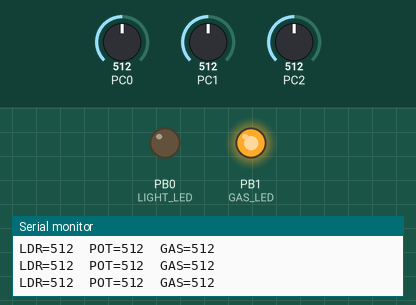
Simulated run of this program. Board: ATmega328P, built with avr-gcc and emulated at 16 MHz (the files do not name the chip). Shown: output pins drawn as LEDs (lit = HIGH), the last lines printed to the serial monitor. The inputs (shaded band) are chosen by the test bench; at power-on: PC1 = 512, PC2 = 512, PC0 = 512.

Above: at 1.3 s.
1.4 s: PC1 set to 529
At 2.5 s:
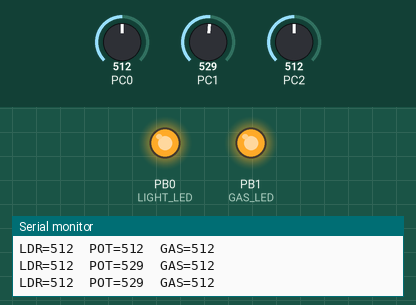
3.1 s: PC2 set to 217
4.6 s: PC2 set to 191
At 5.8 s:
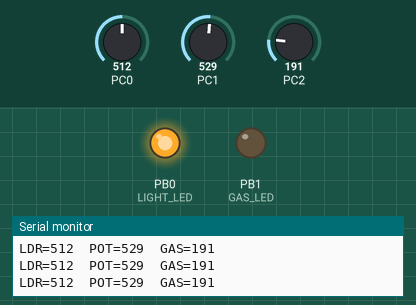
6.2 s: PC0 set to 544
At 7.5 s:
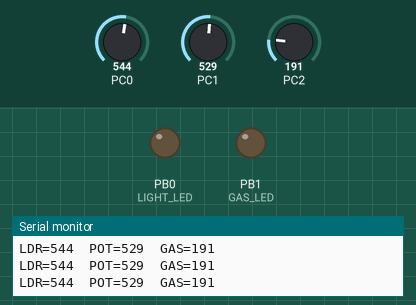
7.8 s: PC0 set to 511
At 9.1 s:
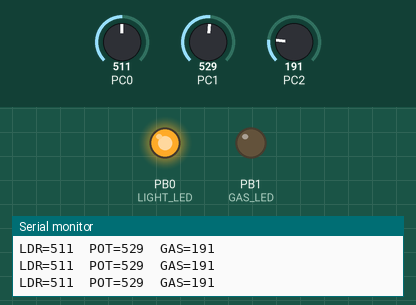
9.4 s: PC0 set to 716
At 10.8 s:
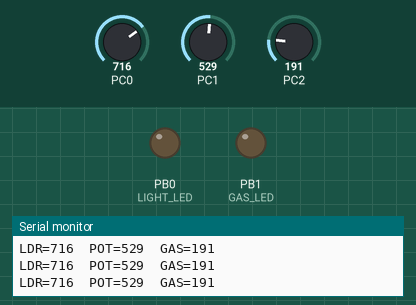
Timing chart, 0 to 12.0 s (numbered marks = the images above; inputs shaded):
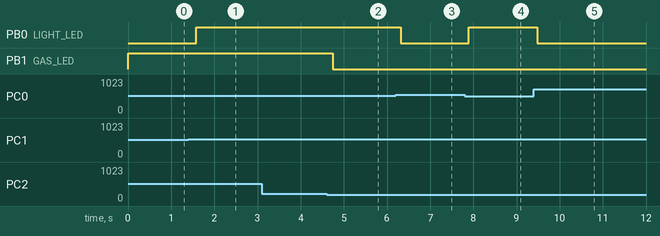

Measured:
- the behaviour switches between 512 and 513 on PC1 (found by bisection; images 0 and 1)
- the behaviour switches between 201 and 200 on PC2 (found by bisection; images 1 and 2)
- the behaviour switches between 528 and 529 on PC0 (found by bisection; images 2 and 3)
- after the input at 1.4 s, PB0 (LIGHT_LED): LOW → HIGH after 0.18 s
- after the input at 4.6 s, PB1 (GAS_LED): HIGH → LOW after 0.14 s
- after the input at 6.2 s, PB0 (LIGHT_LED): HIGH → LOW after 0.12 s
- after the input at 7.8 s, PB0 (LIGHT_LED): LOW → HIGH after 0.10 s
- after the input at 9.4 s, PB0 (LIGHT_LED): HIGH → LOW after 0.08 s

The program:

main.cpp
```cpp
#include <avr/io.h>
#include <util/delay.h>
#include <stdio.h>

#define F_CPU 16000000UL

#define LIGHT_LED PB0
#define GAS_LED   PB1


void UART_Init(unsigned int ubrr)
{
    UBRR0H = (unsigned char)(ubrr >> 8);
    UBRR0L = (unsigned char)ubrr;

    UCSR0B = (1 << TXEN0);

    UCSR0C = (1 << UCSZ01) | (1 << UCSZ00);
}

void UART_Transmit(char data)
{
    while (!(UCSR0A & (1 << UDRE0)));
    UDR0 = data;
}

void UART_SendString(char *str)
{
    while (*str)
    {
        UART_Transmit(*str++);
    }
}


void ADC_Init()
{
    ADMUX = (1 << REFS0);

    ADCSRA = (1 << ADEN) |
             (1 << ADPS2) |
             (1 << ADPS1) |
             (1 << ADPS0);
}


uint16_t ADC_Read(uint8_t channel)
{
    ADMUX &= 0xF0;
    ADMUX |= (channel & 0x0F);

    ADCSRA |= (1 << ADSC);

    while (ADCSRA & (1 << ADSC));

    return ADC;
}


int main(void)
{
    char buffer[50];

    uint16_t ldrValue;
    uint16_t potValue;
    uint16_t gasValue;

    uint16_t gasThreshold = 200;

    DDRB |= (1 << LIGHT_LED);
    DDRB |= (1 << GAS_LED);

    ADC_Init();


    UART_Init(103);

    while (1)
    {
        ldrValue = ADC_Read(0);
        potValue = ADC_Read(1);
        gasValue = ADC_Read(2);


        if (ldrValue < potValue)
            PORTB |= (1 << LIGHT_LED);
        else
            PORTB &= ~(1 << LIGHT_LED);


        if (gasValue > gasThreshold)
            PORTB |= (1 << GAS_LED);
        else
            PORTB &= ~(1 << GAS_LED);


        sprintf(buffer, "LDR=%u  POT=%u  GAS=%u\r\n",
                ldrValue, potValue, gasValue);

        UART_SendString(buffer);

        _delay_ms(500);
    }
}
```
